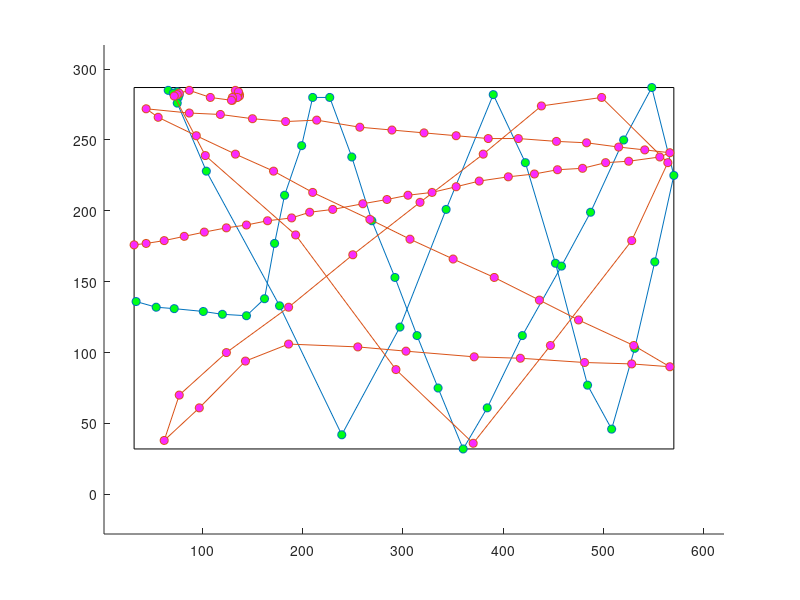

Here is the MATLAB script that generated this plot: (Note: this script raises an error after producing the figure.)
%Matlab file used in the final step of the project

X1=[77,76,75,76,66,71,75,104,177,239,297,343,390,422,452,484,508,531,551,570,548,520,487,458,419,384,360,335,314,292,269,249,227,210,199,182,172,162,144,120,101,72,54,34,-1,-1,-1,-1,-1,-1,-1,-1,-1,-1,-1,-1,-1,-1,-1,-1,-1,-1,-1,-1,-1,-1,-1,-1,-1,-1,-1,-1,-1,-1,-1,-1,-1,-1,-1,-1,-1,-1,-1,-1,-1,-1,-1,-1,-1,-1,-1,-1,-1,-1,-1,-1,-1,-1,-1
]; Y1=[282,283,284,280,285,283,276,228,133,42,118,201,282,234,163,77,46,103,164,225,287,250,199,161,112,61,32,75,112,153,193,238,280,280,246,211,177,138,126,127,129,131,132,136,-1,-1,-1,-1,-1,-1,-1,-1,-1,-1,-1,-1,-1,-1,-1,-1,-1,-1,-1,-1,-1,-1,-1,-1,-1,-1,-1,-1,-1,-1,-1,-1,-1,-1,-1,-1,-1,-1,-1,-1,-1,-1,-1,-1,-1,-1,-1,-1,-1,-1,-1,-1,-1,-1,-1
]; X2=[137,137,136,134,134,135,134,133,134,136,134,135,130,130,129,108,87,77,75,72,103,193,293,370,447,528,564,498,438,380,317,250,186,124,77,62,97,143,186,255,303,371,417,481,528,566,530,475,436,391,350,307,267,210,171,133,94,56,44,87,118,150,183,214,257,289,321,353,385,415,453,483,515,541,566,556,525,502,479,454,431,405,376,353,329,305,284,260,230,207,189,165,144,124,102,82,62,44,32
]; Y2=[282,281,283,282,281,281,282,285,281,284,280,280,278,280,278,280,285,283,282,281,239,183,88,36,105,179,234,280,274,240,206,169,132,100,70,38,61,94,106,104,101,97,96,93,92,90,105,123,137,153,166,180,194,213,228,240,253,266,272,269,268,265,263,264,259,257,255,253,251,251,249,248,245,243,241,238,235,234,230,229,226,224,221,217,213,211,208,205,201,199,195,193,190,188,185,182,179,177,176
];
Seq='Seq1m'
C2=[0.000000 1.000000 0.086275]
C3=[0.980392 0.164706 1.000000]
pause=10

clear pause

X1(find(X1<0))=NaN;
X2(find(X2<0))=NaN;

Y1(find(Y1<0))=NaN;
Y2(find(Y2<0))=NaN;

maxX=[max(X1) max(X2)]; %abscisse maximum
minX=[min(X1) min(X2)]; %abscisse minimum

maxY=[max(Y1) max(Y2)];%ordoonée maximum
minY=[min(Y1) min(Y2)]; %ordonnée minimum

%bord gauche
Dx1=[min(minX),min(minX)]; 
Dy1=[max(maxY),min(minY)];
%bord haut
Dx2=[min(minX),max(maxX)];
Dy2=[max(maxY),max(maxY)];
%bord droit
Dx3=[max(maxX),max(maxX)];
Dy3=[max(maxY),min(minY)];
%bord bas
Dx4=[min(minX),max(maxX)];
Dy4=[min(minY), min(minY)];

rB=15;
Z=0;

%La distance limite et changement d'angle minimum pour que ce soit un choc sont fixés

dmin=50;
alphamin=1;

%On calcule la distance entre les pucks
%Création d'un vecteur de booléens avec "true" si la distance est inférieure à dmin
%En multipliant par un vecteur d'indexes, on obtient un vecteur avec des index s'il y a un choc potentiel et zero s'il n'y en a pas

DistancePucks=sqrt((X1-X2).^2+(Y1-Y2).^2);
t=DistancePucks<dmin;
ConditionDistance=t.*(1:length(X1));

%Changement de direction
%Différence entre 2 éléments des vecteurs positions pour calculer la pente (tangente de l'angle par rapport à l'horizontale)
X1Diff=diff(X1);
Y1Diff=diff(Y1);
Angles1=atan2(Y1Diff,X1Diff);
X2Diff=diff(X2);
Y2Diff=diff(Y2);
Angles2=atan2(Y2Diff,X2Diff);

A=abs(diff(Angles1));
B=abs(diff(Angles2));

%On cherche les positions où à la fois le puck 1 et 2 ont une variation d'angle de plus de 1 radian
C=find(A>alphamin | B>alphamin); %opérateur logique "ou"

%Le vecteur C nous donne la position avant le changement de trajectoire, nous cherchons donc celle d'après: il faut l'incrémenter de 1

ConditionAngle=C+1;

%Le choc se produit si les deux conditions décrites sont satisfaites simultanément

ConditionChoc=intersect(ConditionAngle,ConditionDistance);

%On ne valide que les chocs  partir du 11e index afin d'éviter que le début ne soit interprété comme une succession de chocs (les pucks viennent d'être déposés sur la table)

choc=ConditionChoc(find(ConditionChoc>10));

%Détection des rebonds premier puck

%Bord droit
BD1=find((max(maxX)-X1)<=rB);
BD1(1+find(diff(BD1)==1))=[];

%Bord gauche
BG1=find((X1-min(minX))<=rB);
BG1(1+find(diff(BG1)==1))=[];

%Bord haut
BH1=find((Y1+rB)>=max(maxY));
BH1(1+find(diff(BH1)==1))=[];

%Bord bas
BB1=find((Y1-rB)<=min(minY));
BB1(1+find(diff(BB1)==1))=[];

%Détection des rebonds deuxième puck

%Bord droit
BD2=find((max(maxX)-X2)<=rB);
BD2(1+find(diff(BD2)==1))=[];

%Bord gauche
BG2=find((X2-min(minX))<=rB);
BG2(1+find(diff(BG2)==1))=[];

%Bord haut
BH2=find((Y2+rB)>=max(maxY));
BH2(1+find(diff(BH2)==1))=[];

%Bord bas
BB2=find((Y2-rB)<=min(minY));
BB2(1+find(diff(BB2)==1))=[];


fig=figure('Name','Air Hockey');
hold on

plot(Dx1,Dy1,'k',Dx2,Dy2,'k',Dx3,Dy3,'k',Dx4,Dy4,'k','linewidth',0.5);
axis([min(minX)-30 max(maxX)+50 min(minY)-60 max(maxY)+30]);

p1=plot(X1,Y1,'-o','markerfacecolor',[C2(1) C2(2) C2(3)]);
p2=plot(X2,Y2,'-o','markerfacecolor',[C3(1) C3(2) C3(3)]);
p1.Color=[C2(1) C2(2) C2(3)]; 
p2.Color=[C3(1) C3(2) C3(3)]; %on applique les couleurs choisies depuis Labview

scatter([X1(choc),X2(choc)],[Y1(choc),Y2(choc)],2000,'markerfacecolor','r','markeredgecolor','r','markerfacealpha',0.2,'linewidth',1); %choix des paramètres de "décoration" du point de choc entre les pucks
scatter(X1([BD1,BG1,BH1,BB1]),Y1([BD1,BG1,BH1,BB1]),400,'markeredgecolor',[C2(1) C2(2) C2(3)]);
scatter(X2([BD2,BG2,BH2,BB2]),Y2([BD2,BG2,BH2,BB2]),400,'markeredgecolor',[C3(1) C3(2) C3(3)]);

text((min(minX)+max(maxX))/2-30,max(maxY)+50,'Air Hockey','Color','black','FontSize',14,'FontWeight','bold');%affichage du titre
xlabel ('Largeur');
ylabel ('Hauteur');

text(30,max(maxY)+20,Seq); %Seq provient de LabView, c'est un string qui vaut soit 'Seq1m', soit 'Seq2m'
t=datetime('now');
text(30+60,max(maxY)+20,datestr(t)); %affichage de date et heure actuelles

str1="%i bands hit by puck 1";
txt1=length(BD1)+length(BG1)+length(BH1)+length(BB1);
legende1=sprintf(str1,txt1);

str2="%i bands hit by puck 2";
txt2=length(BD2)+length(BG2)+length(BH2)+length(BB2);
legende2=sprintf(str2,txt2);

str3="%i puck collision(s)";
txt3=length(choc);
legende3=sprintf(str3,txt3);

text(min(minX),min(minY)-15,legende1);%affichage du nombre de chocs entre puck1 et bandes
text(min(minX),min(minY)-25,legende2);%affichage du nombre de chocs entre puck2 et bandes
text(min(minX),min(minY)-35,legende3);%affichage du nombre de collisions entre pucks


hold off
saveas(fig,'AH_score','pdf') %sauvegarde du document PDF
%saveas est placé ici car dans le cas où l'on viendrait à fermer la fenêtre avant que le temps de valeur pause ne s'écoule, le fichier serait créé de toute façon

clear all
pause(10);


